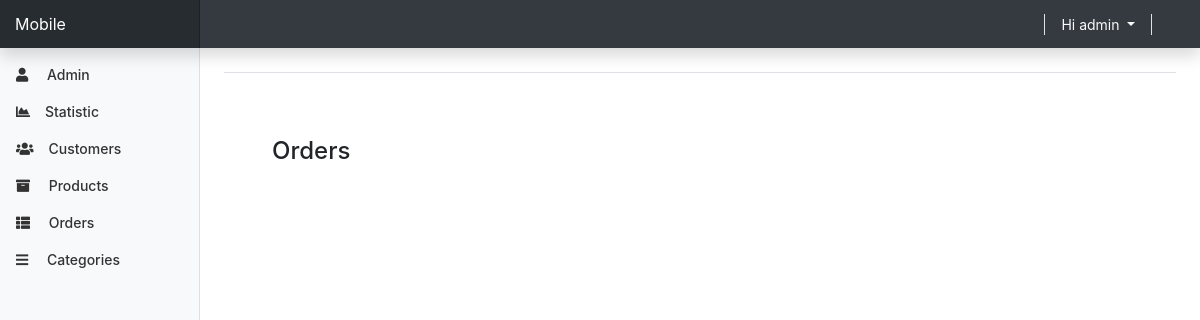
Page /admin/orders_statistic.php?userId=63678124a1a3 (signed in) on the earlier database version.
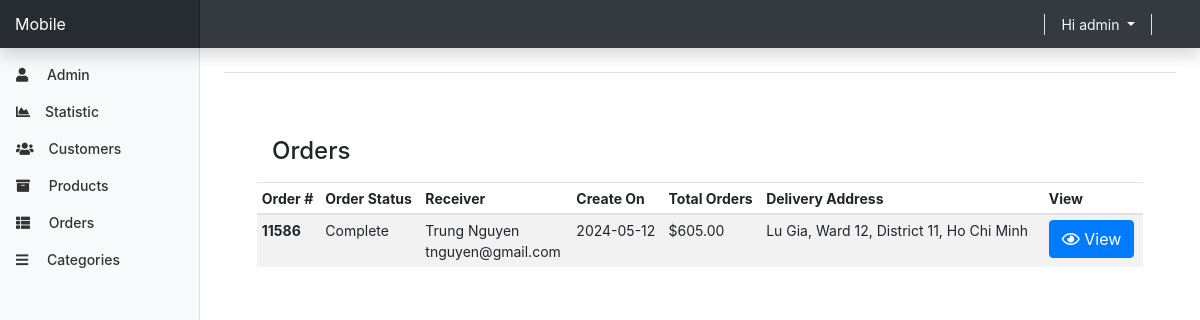
Same page on the later database version.
### tables this page shows
CREATE TABLE `order` (
  `order_id` varchar(255) NOT NULL,
  `user_id` varchar(255) NOT NULL,
  `order_date` date NOT NULL DEFAULT current_timestamp(),
  `order_total_price` decimal(10,2) NOT NULL,
  `method` varchar(50) NOT NULL,
  `order_status` varchar(50) NOT NULL DEFAULT 'Pending',
  `city` varchar(100) DEFAULT NULL,
  `district` varchar(30) DEFAULT NULL,
  `street` varchar(255) DEFAULT NULL,
  `fullname` varchar(255) NOT NULL,
  `email` varchar(255) NOT NULL,
  `phone_number` varchar(255) NOT NULL,
  `ward` varchar(255) NOT NULL
);

### admin/orders_statistic.php (the view, shortened to what this page needs)
<?php include_once("./templates/top.php"); ?>
<?php include_once("./templates/navbar.php"); ?>
<div class="container-fluid">
  <div class="row">
    <?php include "./templates/sidebar.php";
          include "./../functions.php";
    ?>
   <div class="container p-5">
<h4>Orders</h4>
<?php
   if(isset($_GET['userId'])){
    $user_id = $_GET['userId'];
 $sql = "SELECT * FROM `order`
 WHERE `order`.user_id  = ? AND order_status = 'Complete' ORDER BY order_total_price desc ";
    $select = $conn->prepare($sql);
    $select -> bind_param("s", $user_id);
    $select->execute();
    $result = $select->get_result();
    if($result ->num_rows  > 0 ){
      $print = '
      <div class="row">
          <h5></h5>
      </div>
      <div class="row">
      <div class="table-responsive">
                         <table class="table table-striped table-sm">
                             <thead>
                                  <tr>
                                      <th scope="col">Order # </th>
                                      <th scope="col">Order Status</th>
                                      <th scope="col">Receiver</th>
                                      <th scope="col">Create On</th>
                                      <th scope="col">Total Orders</th>
                                      <th scope="col">Delivery Address</th>
                                      <th scope="col">View</th>
                                  </tr>
                             </thead>
                             <tbody >
                           ';
      while($orders = $result->fetch_object()){
        $print .= '<tr>
                       <th scope="row">' . $orders->order_id . '</th>
                       <td>' . $orders->order_status . '</td>
                       <td>' . $orders->fullname . '<br>' . $orders->email . '</td>
                       <td>' . $orders->order_date . '</td>
                       <td>$' . $orders->order_total_price . '</td>
                       <td>' . $orders->street . ', ' . $orders->ward . ', ' . $orders->district . ', ' . $orders->city . '</td>
                       <td>
                           <a href="edit_order.php?order=' . $orders->order_id . '" class="btn btn-primary">
                               <i class="far fa-eye"></i> View
                           </a>
                       </td>
                   </tr>';
      }
          $print .= '</tbody>
          </table>
        </div>';
        ?>
  <?php }
  }else{
    echo '<p class="empty">no success</p>';
  }
  echo $print;
  ?>
    </div>
  </div>
</div>
<?php include_once("./templates/footer.php"); ?>

### admin/templates/top.php (shortened to what this page needs)
<!doctype html>
<html lang="en">
  <head>
<link rel="stylesheet" href="https://stackpath.bootstrapcdn.com/bootstrap/4.3.1/css/bootstrap.min.css">
<link rel="stylesheet" href="https://use.fontawesome.com/releases/v5.7.2/css/all.css">
    <link href="./css/dashboard.css" rel="stylesheet">
  </head>
 <body>

### admin/templates/navbar.php (shortened to what this page needs)
<?php
if ( isset($_SESSION["user_id"]) ) {
	$admin = $_SESSION['admin'];
  }
?>
<nav class="navbar navbar-dark fixed-top bg-dark flex-md-nowrap p-0 shadow">
  <a class="navbar-brand col-sm-3 col-md-2 mr-0" href="#">Mobile </a>
    	<?php
    		if (isset($_SESSION['user_id'])) {
    			?>
 						<div class="dropdown">
                        <a class="px-3 ml-3 mr-5 border-right border-left dropdown-toggle text-light " type="button"
                            id="dropdownMenuButton" data-toggle="dropdown" aria-haspopup="true" aria-expanded="false">
                            Hi <?php echo $admin  ?>
                        </a>
                    </div>
    			<?php
    		}
    	?>
</nav>

### admin/templates/sidebar.php (shortened to what this page needs)
<nav class="col-md-2 d-none d-md-block bg-light sidebar">
      <div class="sidebar-sticky">
        <ul class="nav flex-column">
          <?php
            $uri = $_SERVER['REQUEST_URI'];
            $uriAr = explode("/", $uri);
            $page = end($uriAr);
          ?>
<li class="nav-item">
            <a class="nav-link <?php echo ($page == '' || $page == 'index_admin.php') ? 'active' : ''; ?>" href="index_admin.php">
            <i class="fa fa-user" aria-hidden="true"></i>&nbsp;&nbsp;&nbsp;&nbsp;<span data-feather="users"></span>
              Admin  <span class="sr-only">(current)</span>
            </a>
          </li>
<li class="nav-item">
            <a class="nav-link <?php echo ($page == 'dashboard.php') ? 'active' : ''; ?>" href="dashboard.php">
            <i class="fas fa-chart-area"></i>
              Statistic
            </a>
          </li>
          <li class="nav-item">
            <a class="nav-link <?php echo ($page == 'customers.php') ? 'active' : ''; ?>" href="customers.php">
            <i class="fa fa-users" aria-hidden="true"></i>&nbsp;&nbsp;&nbsp; <span data-feather="users"></span>
              Customers
            </a>
          </li>
          <li class="nav-item">
            <a class="nav-link <?php echo ($page == 'products.php') ? 'active' : ''; ?>" href="products.php">
            <i class="fa fa-archive" aria-hidden="true"></i>&nbsp;&nbsp;&nbsp;&nbsp; <span data-feather="shopping-cart"></span>
              Products
            </a>
          </li>
          <li class="nav-item">
            <a class="nav-link <?php echo ($page == 'customer_orders.php') ? 'active' : ''; ?>" href="customer_orders.php">
            <i class="fa fa-th-list" aria-hidden="true"></i>&nbsp;&nbsp;&nbsp;&nbsp;<span data-feather="clipboard"></span>
              Orders
            </a>
          </li>
          <li class="nav-item">
            <a class="nav-link <?php echo ($page == 'categories.php') ? 'active' : ''; ?>" href="categories.php">
            <i class="fa fa-bars"></i>&nbsp;&nbsp;&nbsp;&nbsp; <span data-feather="layers"></span>
              Categories
            </a>
          </li>
        </ul>
      </div>
    </nav>
    <main role="main" class="col-md-9 ml-sm-auto col-lg-10 px-4">
      <div class="d-flex justify-content-between flex-wrap flex-md-nowrap align-items-center pt-3 pb-2 mb-3 border-bottom">
      </div>

### admin/templates/footer.php (shortened to what this page needs)
 </body>
</html>

### admin/css/dashboard.css (style rules this page uses)
body { font-size: .875rem; }
.sidebar { position: fixed; top: 0; bottom: 0; left: 0; z-index: 100; padding: 48px 0 0; box-shadow: inset -1px 0 0 rgba(0, 0, 0, .1); }
.sidebar-sticky { position: relative; top: 0; height: calc(100vh - 48px); padding-top: .5rem; overflow-x: hidden; overflow-y: auto; }
.sidebar .nav-link { font-weight: 500; color: #333; }
[role="main"] { padding-top: 133px; }
@media (min-width: 768px) { [role="main"] { padding-top: 48px; } }
.navbar-brand { padding-top: .75rem; padding-bottom: .75rem; font-size: 1rem; background-color: rgba(0, 0, 0, .25); box-shadow: inset -1px 0 0 rgba(0, 0, 0, .25); }

Differences in the rows shown:
added order: order_id "11586", order_status "Complete", fullname "Trung Nguyen", email "tnguyen@gmail.com", order_date "2024-05-12", order_total_price "605.00", street "Lu Gia", ward "Ward 12", district "District 11", city "Ho Chi Minh"
Other differences:
text now shown: "Order # Order Status Receiver Create On Total Orders Delivery Address View"
